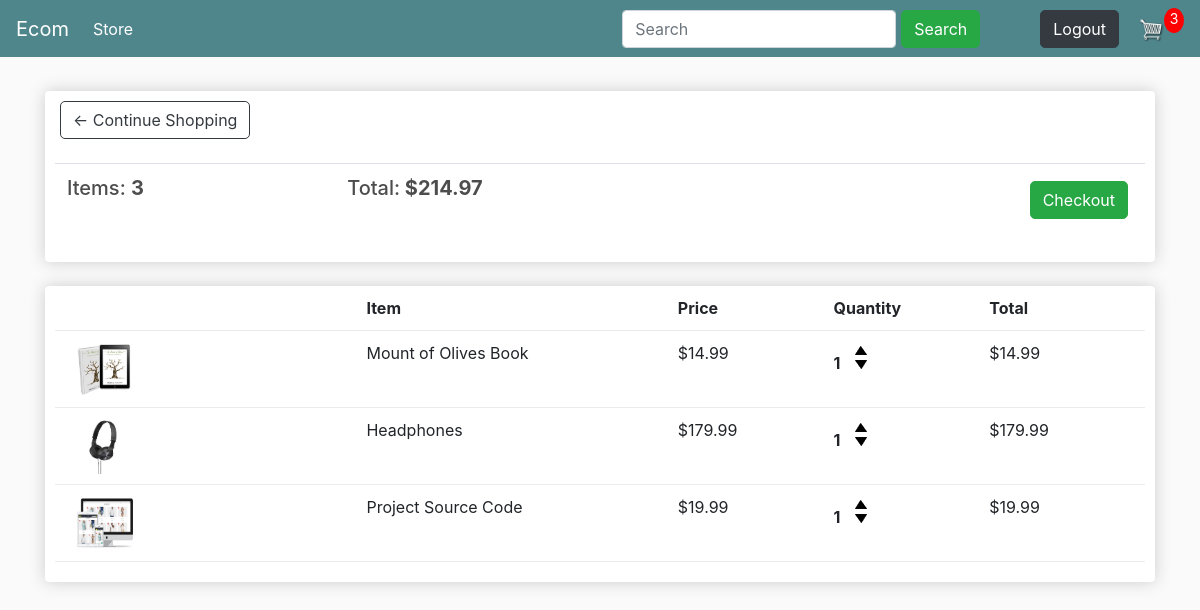
The page /cart/ (signed in) on the database as committed earlier.
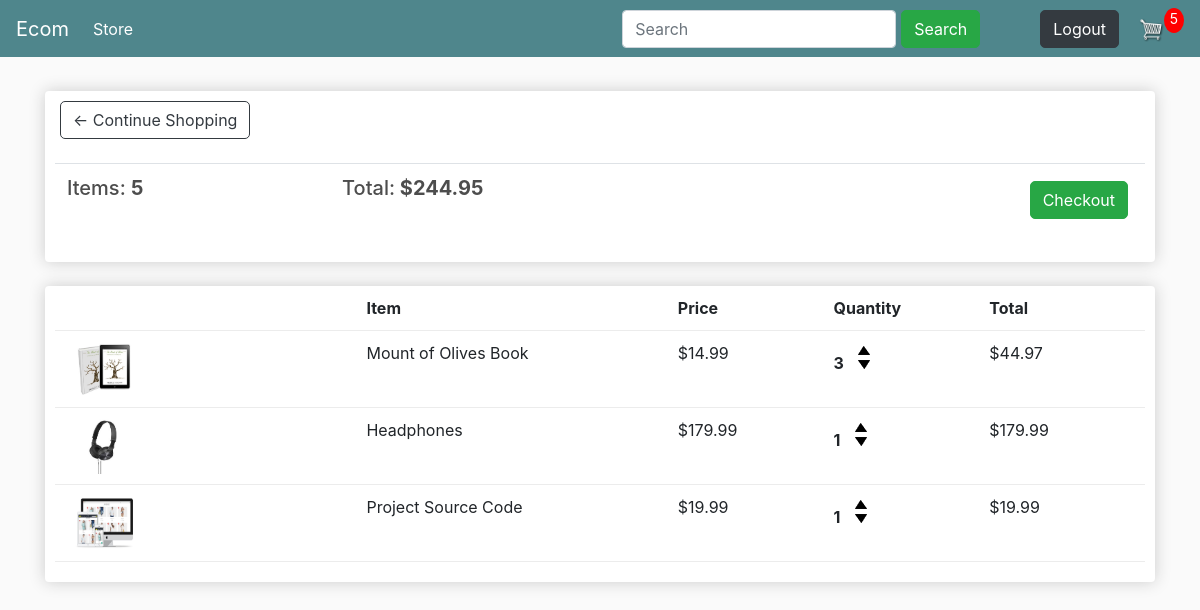
The same page on the database as committed later.
### store/models.py (models this page shows, shortened)
class Order(models.Model):
	customer = models.ForeignKey(Customer, on_delete=models.SET_NULL, null=True, blank=True)
	date_ordered = models.DateTimeField(auto_now_add=True)
	complete = models.BooleanField(default=False)
	transaction_id = models.CharField(max_length=100, null=True)
	@property
	def get_cart_total(self):
		orderitems = self.orderitem_set.all()
		total = sum([item.get_total for item in orderitems])
		return total
	@property
	def get_cart_items(self):
		orderitems = self.orderitem_set.all()
		total = sum([item.quantity for item in orderitems])
		return total

class OrderItem(models.Model):
	product = models.ForeignKey(Product, on_delete=models.SET_NULL, null=True)
	order = models.ForeignKey(Order, on_delete=models.SET_NULL, null=True)
	quantity = models.IntegerField(default=0, null=True, blank=True)
	date_added = models.DateTimeField(auto_now_add=True)
	@property
	def get_total(self):
		total = self.product.price * self.quantity
		return total

class Product(models.Model):
	name = models.CharField(max_length=200)
	price = models.FloatField()
	digital = models.BooleanField(default=False,null=True, blank=True)
	image = models.ImageField(null=True, blank=True)
	@property
	def imageURL(self):
		try:
			url = self.image.url
		except:
			url = ''
		return url

### store/views.py (the view)
# urls.py: path('cart/', views.cart, name='cart'),
def cart(request):
    data = cartData(request)
    cartItems = data['cartItems']
    order = data['order']
    items = data['items']
    context = {'items':items, 'order':order, 'cartItems':cartItems}
    return render(request, 'store/cart.html', context)

### store/utils.py (called while the page is built)
def cartData(request):
    if request.user.is_authenticated:
        customer = request.user.customer
        order, created = Order.objects.get_or_create(customer=customer, complete=False)
        items = order.orderitem_set.all()
        cartItems = order.get_cart_items
    else:
        cookieData = cookieCart(request)
        cartItems = cookieData['cartItems']
        order = cookieData['order']
        items = cookieData['items']
    return {'cartItems':cartItems, 'order':order, 'items':items}

### store/templates/store/cart.html
{% extends 'store/main.html' %}
{% load static %}
{% block content %}
    <div class="row">
        <div class="col-lg-12">
            <div class="box-element">
                <a  class="btn btn-outline-dark" href="{% url 'store' %}">&#x2190; Continue Shopping</a>
	            <br>
	            <br>
	            <table class="table">
		            <tr>
			            <th><h5>Items: <strong>{{order.get_cart_items}}</strong></h5></th>
			            <th><h5>Total:<strong> ${{order.get_cart_total|floatformat:2}}</strong></h5></th>
			            <th>
				            <a  style="float:right; margin:5px;" class="btn btn-success" href="{% url 'checkout' %}">Checkout</a>
			            </th>
		            </tr>
	            </table>
            </div>
            <br>
            <div class="box-element">
                <div class="cart-row">
                    <div style="flex:2"></div>
                    <div style="flex:2"><strong>Item</strong></div>
                    <div style="flex:1"><strong>Price</strong></div>
                    <div style="flex:1"><strong>Quantity</strong></div>
                    <div style="flex:1"><strong>Total</strong></div>
                </div>
                {% for item in items %}
                <div class="cart-row">
                    <div style="flex:2"><img class="row-image" src="{{item.product.imageURL}}"></div>
                    <div style="flex:2"><p>{{item.product.name}}</p></div>
                    <div style="flex:1"><p>${{item.product.price|floatformat:2}}</p></div>
                    <div style="flex:1">
                        <p class="quantity">{{item.quantity}}</p>
                        <div class="quantity">
                            <img data-product="{{item.product.id}}" data-action="add" class="chg-quantity update-cart" src="{% static  'images/arrow-up.png' %}">
                            <img data-product="{{item.product.id}}" data-action="remove" class="chg-quantity update-cart" src="{% static  'images/arrow-down.png' %}">
                        </div>
                    </div>
                    <div style="flex:1"><p>${{item.get_total}}</p></div>
                </div>
                {% endfor %}
            </div>
        </div>
    </div>
{% endblock content %}

### store/templates/store/main.html (shortened to what this page needs)
<!DOCTYPE html>
{% load static %}
<html>
<head>
    <link rel="stylesheet" href="https://stackpath.bootstrapcdn.com/bootstrap/4.4.1/css/bootstrap.min.css">
    <link rel="stylesheet" type="text/css" href="{% static 'css/main.css' %}">
</head>
<body>
    <nav class="navbar navbar-expand-lg navbar-dark bg-dark">
	    <a class="navbar-brand" href="{% url 'store' %}">Ecom</a>
	    <div class="collapse navbar-collapse" id="navbarSupportedContent">
	        <ul class="navbar-nav mr-auto">
	            <li class="nav-item active">
	                <a class="nav-link" href="{% url 'store' %}">Store<span class="sr-only">(current)</span></a>
	            </li>
	        </ul>
			<form class="d-flex" role="search">
				<input class="form-control me-2" type="search" placeholder="Search" aria-label="Search">
				<button class="btn btn-success" type="submit">Search</button>
			</form>
            <div class="form-inline my-2 my-lg-0">
				{% if user.is_authenticated %}
					<a href="{% url 'main:logout' %}" class="btn btn-dark">Logout</a>
				{% else %}
					<a href="{% url 'main:login' %}" class="btn btn-dark">Login</a>
					<a href="{% url 'main:register' %}" class="btn btn-dark">Sign-up</a>
				{% endif %}
                <a href="{% url 'cart' %}">
                    <img  id="cart-icon" src="{% static 'images/cart.png' %}">
                </a>
                <p id="cart-total">{{ cartItems }}</p>
            </div>
	    </div>
	</nav>
    <div class="container">
        <br>
        {% block content %}
        {% endblock content %}
    </div>
</body>
</html>

### static/css/main.css (style rules this page uses)
body { background-color: hsl(0, 0%, 98%); }
h1,h2,h3,h4,h5,h6 { color:hsl(0, 0%, 30%); }
.box-element { box-shadow:hsl(0, 0%, 80%) 0 0 16px; background-color: #fff; border-radius: 4px; padding: 10px; }
.bg-dark { background-color: #4f868c!important; }
#cart-icon { width:25px; display: inline-block; margin-left: 15px; }
#cart-total { display: block; text-align: center; color:#fff; background-color: red; width: 20px; height: 25px; border-radius: 50%; font-size: 14px; }
.col-lg-4, .col-lg-6, .col-lg-8, .col-lg-12 { margin-top: 10px; }
.btn { border-radius: 5px; margin: 0px 5px; }
.row-image { width: 100px; }
.cart-row { display: flex; align-items: flex-stretch; padding-bottom: 10px; margin-bottom: 10px; border-bottom: 1px solid #ececec; }
.quantity { display: inline-block; font-weight: 700; padding-right:10px; }
.chg-quantity { width: 12px; cursor: pointer; display: block; margin-top: 5px; transition:.1s; }
.d-flex { margin: 0px 50px; }

Rows that differ between the two databases and show on the page:
changed through a linked row, Order: get_cart_items "3" → "5"; get_cart_total "214.97" → "244.95"
changed OrderItem "Mount of Olives Book": quantity "1" → "3"; get_total "14.99" → "44.97"
Other text that changed with them:
{{ cartItems }}: "3" → "5"
